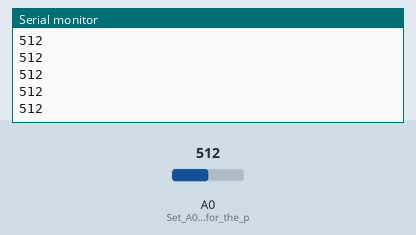
The sketch below on a simulated Arduino Uno, built with avr-gcc and run on an emulated ATmega328P. On the bench: the last lines printed to the serial monitor. The test bench sets the inputs (shaded band); at power-on: A0 (Set_A0_as_input_for_the_p) = 512.

Above: at 1.2 s.
1.3 s: A0 (Set_A0_as_input_for_the_p) set to 716
At 1.31 s:
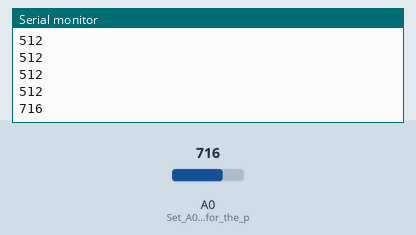
2.8 s: A0 (Set_A0_as_input_for_the_p) set to 900
At 2.81 s:
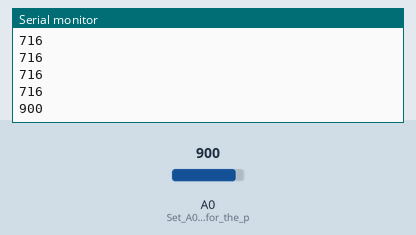
Timing chart, 0 to 5.8 s (numbered marks = the images above; inputs shaded):
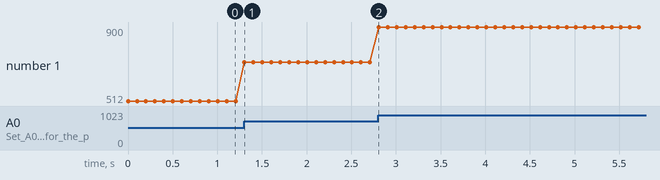

The sketch:

Light_Piano.ino
```cpp
void setup() {
  Serial.begin(9600); // Start serial communication at 9600 baud
  pinMode(A0, INPUT); // Set A0 as input for the photoresistor
}

void loop() {
  int lightLevel = analogRead(A0); // Read the analog value from the photoresistor
  Serial.println(lightLevel);     // Send the light level to the serial port
  delay(100);                     // Delay to reduce data frequency TODO Adjust to be faster?
}
```

Measured:
- after the input at 1.3 s, the serial monitor: prints a new line at once (image 1)
- after the input at 2.8 s, the serial monitor: prints a new line at once (image 2)
- plotted number 1: 512 → 716 after the input at 1.3 s, 716 → 900 after the input at 2.8 s
